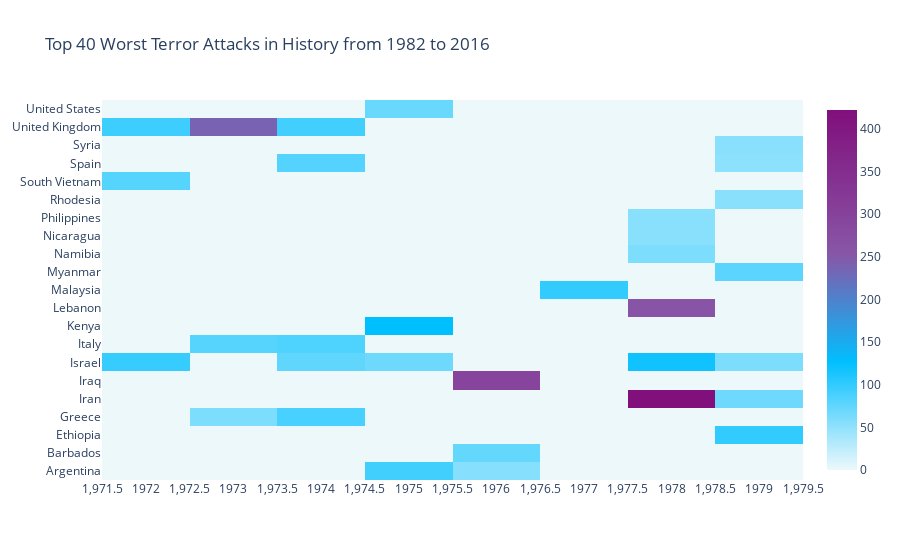

Here is the notebook cell this chart was saved with:
### Code cell
import plotly.offline as py
py.init_notebook_mode(connected=True)
import plotly.graph_objs as go
colorscale = [[0, '#edf8fb'], [.3, '#00BFFF'],  [.6, '#8856a7'],  [1, '#810f7c']]
heatmap = go.Heatmap(z=heat.values, x=heat.columns, y=heat.index, colorscale=colorscale)
data = [heatmap]
layout = go.Layout(
    title='Top 40 Worst Terror Attacks in History from 1982 to 2016',
    xaxis = dict(ticks='', nticks=20),
    yaxis = dict(ticks='')
)
fig = go.Figure(data=data, layout=layout)
py.iplot(fig, filename='heatmap',show_link=False)

### Figure 1 — Plotly figure (JSON) as saved in the notebook; plotly's stock layout.template omitted (floating-point values rounded to 4 significant figures; data arrays with more than 128 entries replaced by an {"elided": "..."} marker saying what was removed)
{"data": [{"colorscale": [[0, "#edf8fb"], [0.3, "#00BFFF"], [0.6, "#8856a7"], [1, "#810f7c"]], "x": [1972, 1973, 1974, 1975, 1976, 1977, 1978, 1979], "y": ["Argentina", "Barbados", "Ethiopia", "Greece", "Iran", "Iraq", "Israel", "Italy", "Kenya", "Lebanon", "Malaysia", "Myanmar", "Namibia", "Nicaragua", "Philippines", "Rhodesia", "South Vietnam", "Spain", "Syria", "United Kingdom", "United States"], "z": {"elided": "21x8 float values"}, "type": "heatmap"}], "layout": {"title": {"text": "Top 40 Worst Terror Attacks in History from 1982 to 2016"}, "xaxis": {"nticks": 20, "ticks": ""}, "yaxis": {"ticks": ""}}}
